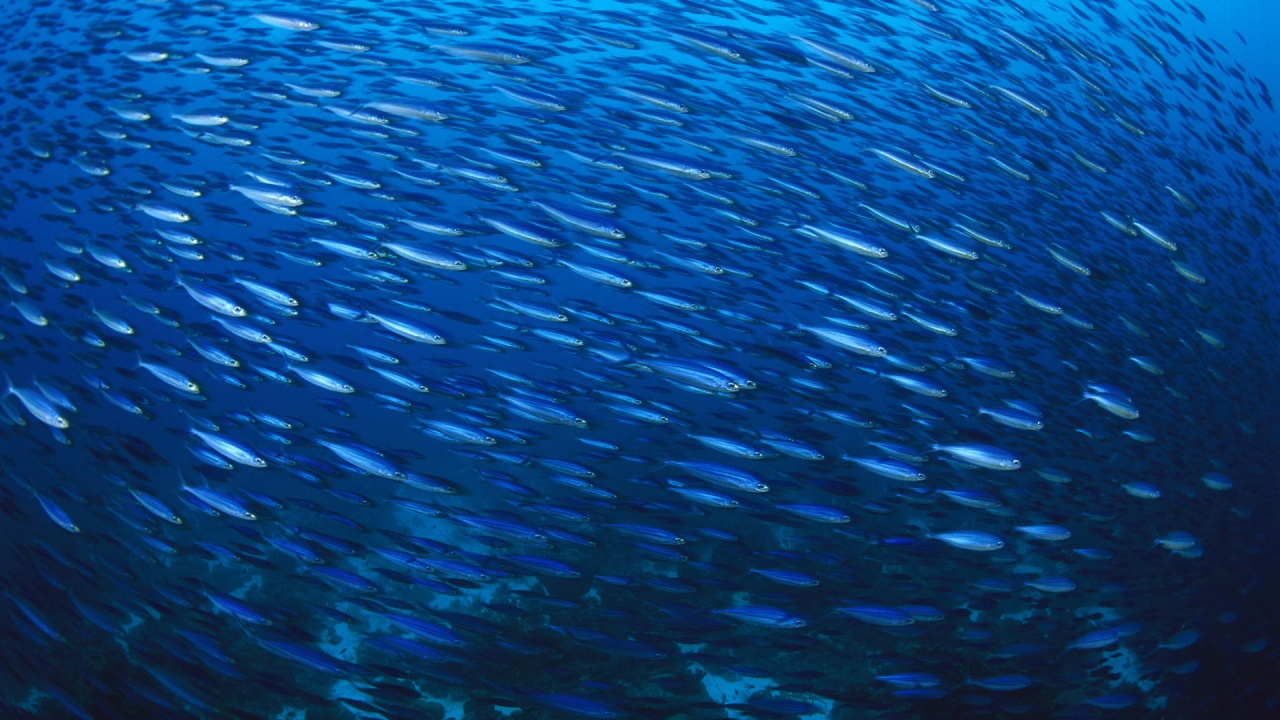
#> input picture ex09/school.jpg, 1280 x 720 px; the run also reads 1 picture not shown here
$ python main.py
#> lines starting #> are read from the running program, lines starting #| are printed output that depends on the picture; after the words box and inside, x2 and y2 are one past the last pixel; in counts of white or black regions, pixels touching at a corner belong together
import numpy as np
import PIL.ImageOps
from PIL import Image
import matplotlib.pyplot as plt
from numpy.fft import fft2, ifft2


def main(image, pattern, text_img, treshold=0.95):
#> called with image = 'school.jpg', pattern = 'fish1.png', text_img = False, treshold = 0.7
    img = Image.open(image).convert('L')
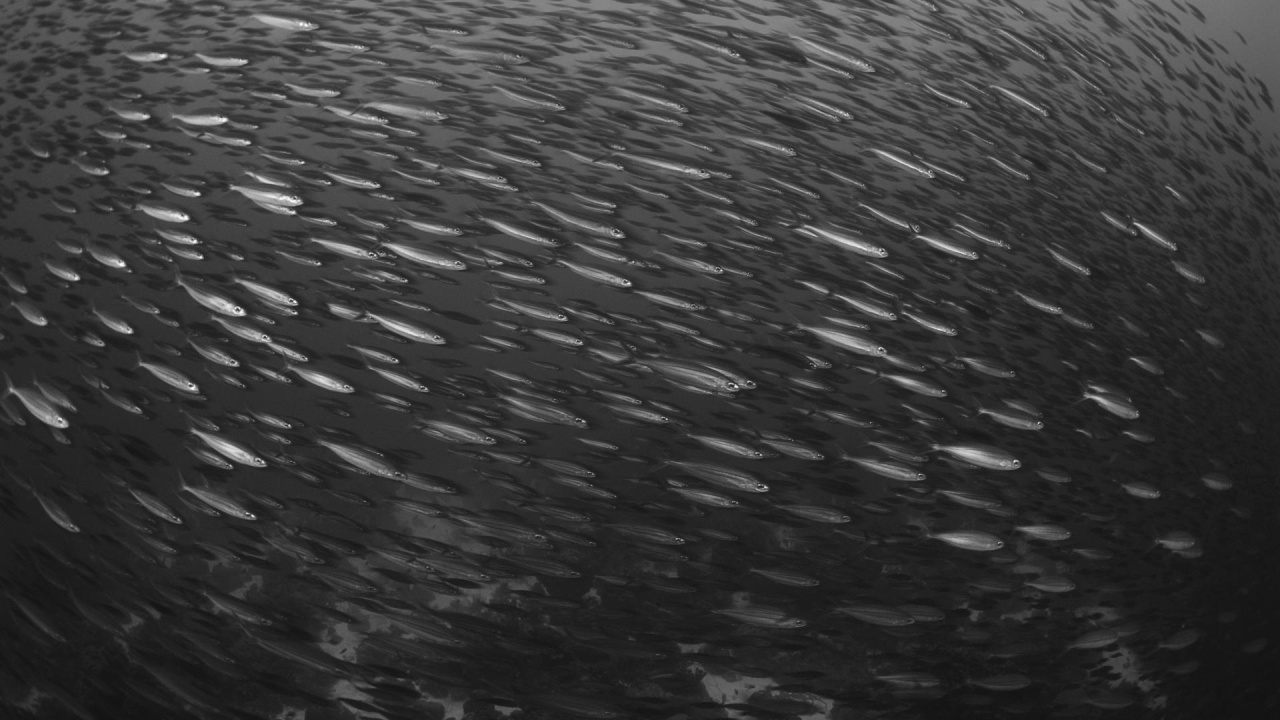
#> img: PIL image 1280x720 L; min 17, max 247, mean 56.8
    template = Image.open(pattern).convert('L')
    if text_img:
        img = PIL.ImageOps.invert(img)
        template = PIL.ImageOps.invert(template)

    img_matrix = np.matrix(list(img.getdata()), float)
    img_matrix.shape = (img.size[1], img.size[0])

    template_matrix = np.matrix(list(template.getdata()), float)
    template_matrix.shape = (template.size[1], template.size[0])

    matrix = np.real(ifft2(np.multiply(fft2(img_matrix),
                                       fft2(np.rot90(template_matrix, 2),
                                            s=img_matrix.shape))))
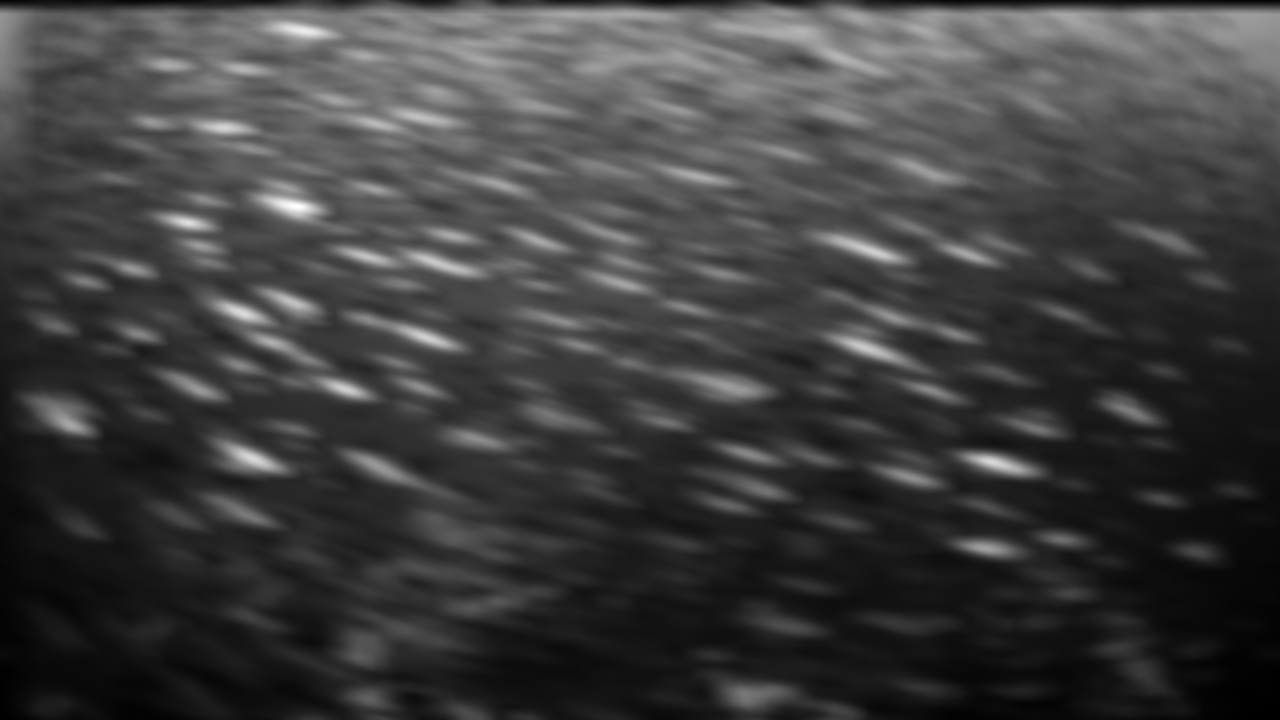
#> matrix: shape (720, 1280) float64; min 1233410, max 10348138, mean 3493522; drawn with min black and max white
    plt.imshow(matrix, cmap='gray')
    plt.show()

    matrix2 = np.absolute(matrix) > treshold*np.absolute(matrix).max()
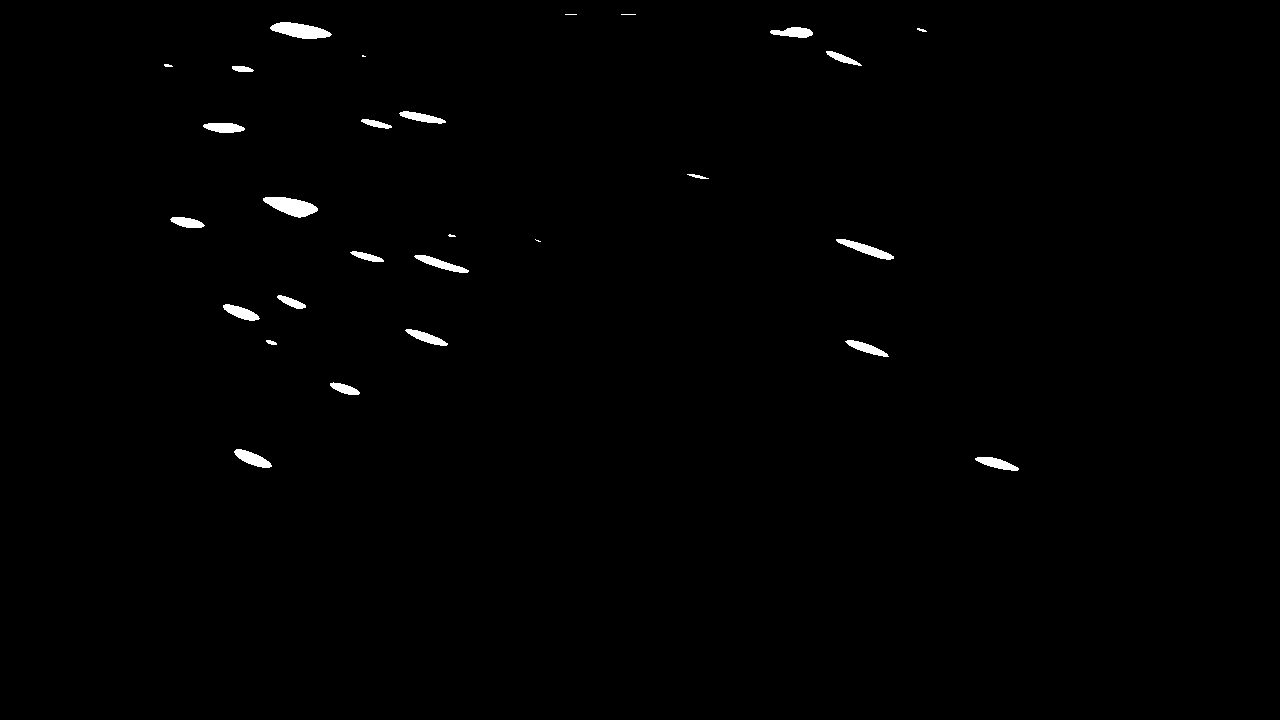
#> matrix2: shape (720, 1280) bool; 0.68% white; 28 white regions (5 under 20 px), largest, box (x1, y1, x2, y2) and area: (263, 197, 318, 218) 696, (270, 22, 332, 39) 672, (836, 239, 894, 260) 421
    print("Number of occurrences of a pattern: %d" % np.count_nonzero(matrix2))
#| Number of occurrences of a pattern: 6235
    plt.imshow(matrix2, cmap='gray')
    plt.show()


if __name__ == "__main__":
    # image, pattern, text, treshold = 'galia.png', 'galia_e.png', True, 0.95
    image, pattern, text, treshold = 'school.jpg', 'fish1.png', False, 0.7
    main(image, pattern, text, treshold)
